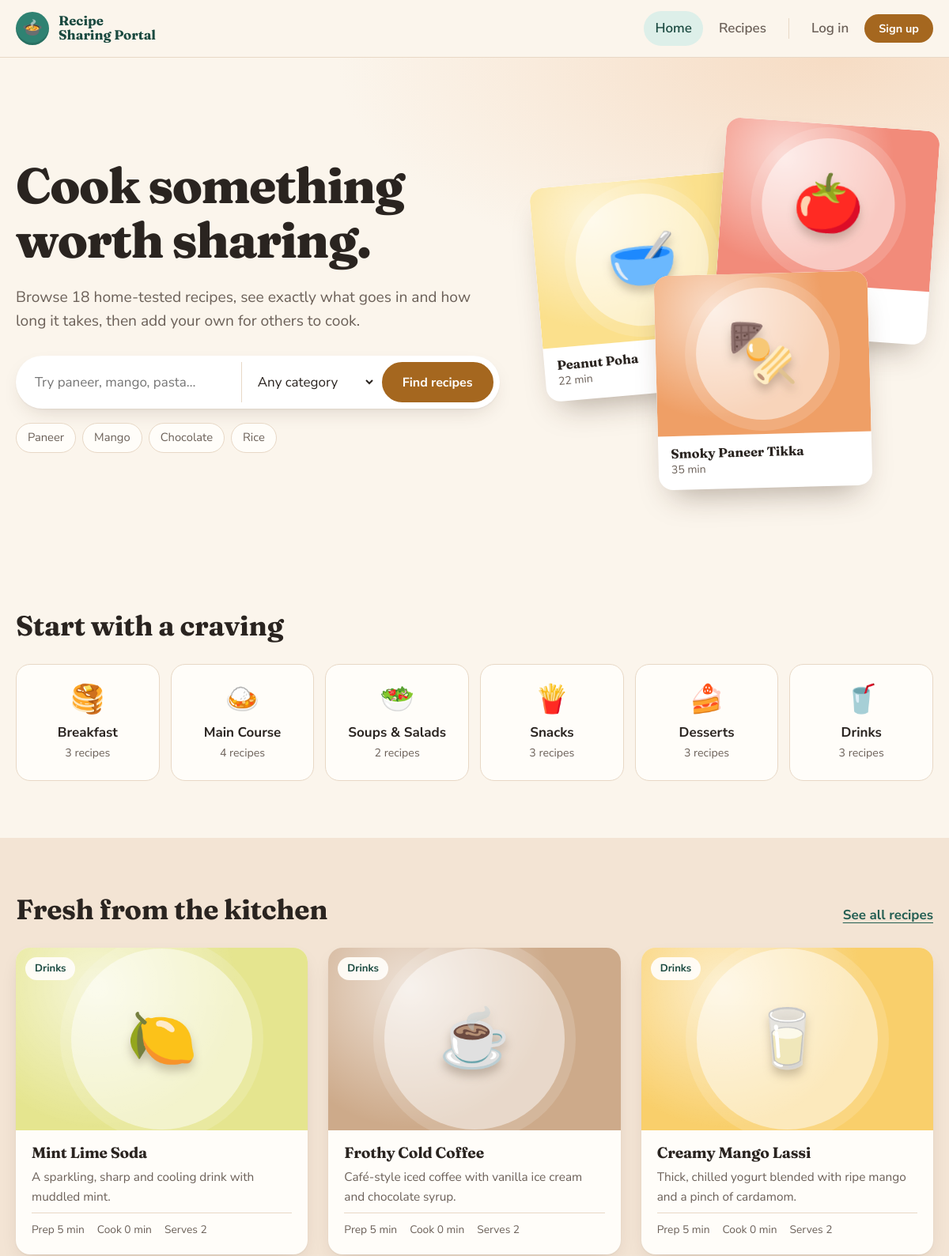
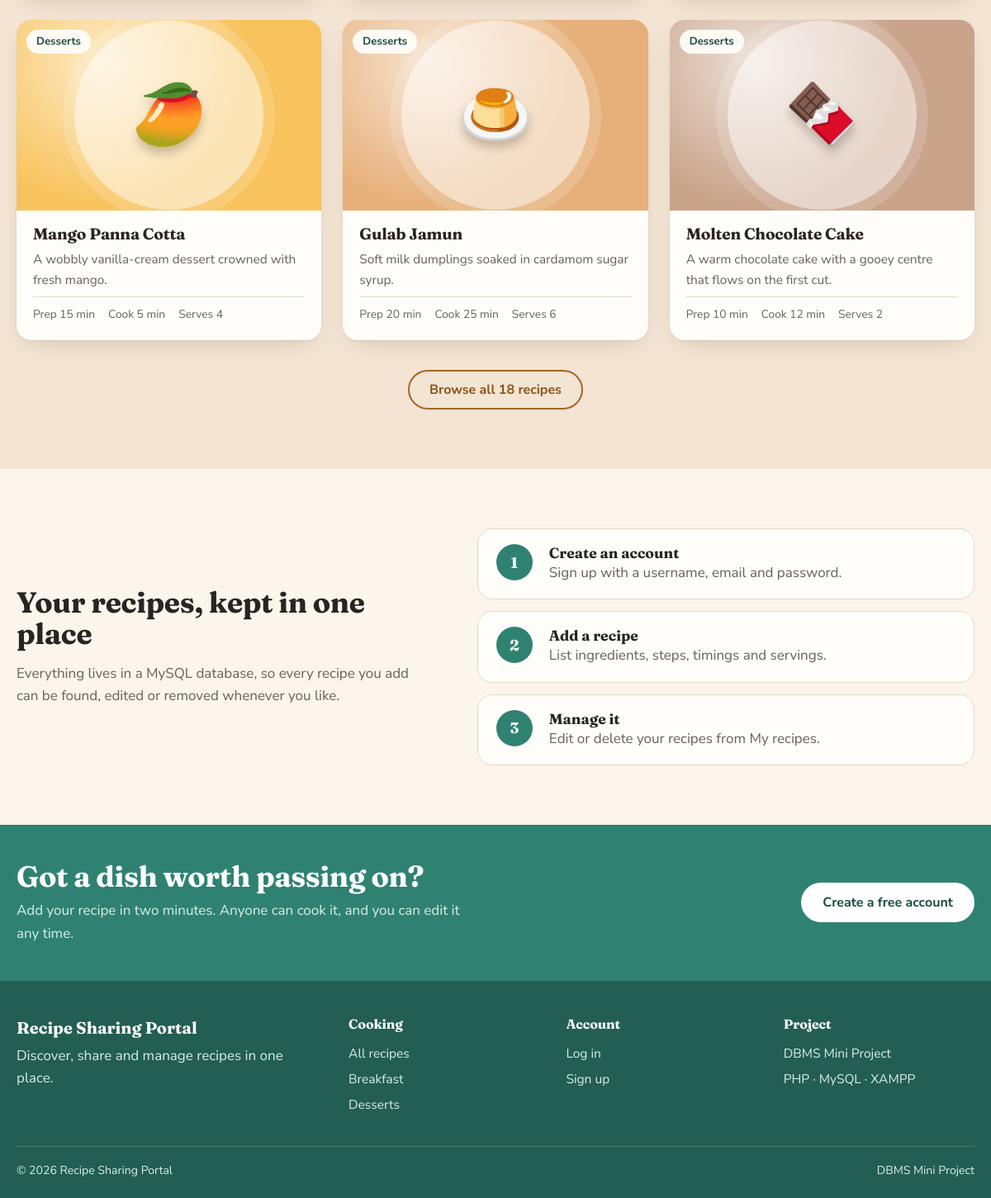
The page / on the database its author committed (2 pictures, top to bottom).
### tables this page shows
CREATE TABLE recipes (
  recipe_id    INT UNSIGNED AUTO_INCREMENT PRIMARY KEY,
  user_id      INT UNSIGNED NOT NULL,
  category_id  INT UNSIGNED NOT NULL,
  title        VARCHAR(120) NOT NULL,
  description  VARCHAR(255) NOT NULL,
  ingredients  TEXT         NOT NULL,    
  instructions TEXT         NOT NULL,    
  prep_time    SMALLINT UNSIGNED NOT NULL DEFAULT 0,   
  cook_time    SMALLINT UNSIGNED NOT NULL DEFAULT 0,   
  servings     TINYINT  UNSIGNED NOT NULL DEFAULT 2,
  emoji        VARCHAR(8)   NOT NULL DEFAULT '🍽️',
  color        CHAR(7)      NOT NULL DEFAULT '#F4C9A0',
  image_url    VARCHAR(500) NULL,
  created_at   TIMESTAMP    NOT NULL DEFAULT CURRENT_TIMESTAMP,
  CONSTRAINT fk_recipe_user     FOREIGN KEY (user_id)     REFERENCES users(user_id)           ON DELETE CASCADE,
  CONSTRAINT fk_recipe_category FOREIGN KEY (category_id) REFERENCES categories(category_id)  ON DELETE RESTRICT,
  INDEX idx_recipe_title (title),
  INDEX idx_recipe_category (category_id)
);

CREATE TABLE categories (
  category_id INT UNSIGNED AUTO_INCREMENT PRIMARY KEY,
  name        VARCHAR(40) NOT NULL UNIQUE,
  emoji       VARCHAR(8)  NOT NULL DEFAULT '🍽️'
);

### index.php (the view, shortened to what this page needs)
<?php
require 'config.php';
$bodyClass = 'home';
$cats    = categories();
$latest  = db()->query(recipe_select() . ' ORDER BY r.created_at DESC, r.recipe_id DESC LIMIT 6')->fetchAll();
$collage = db()->query(recipe_select() . ' ORDER BY RAND() LIMIT 3')->fetchAll();
$stats   = db()->query('SELECT (SELECT COUNT(*) FROM recipes) AS recipes,
                               (SELECT COUNT(*) FROM categories) AS cats,
                               (SELECT COUNT(*) FROM users) AS cooks')->fetch();
require 'includes/header.php';
?>
<section class="hero">
  <div class="wrap hero-grid">
    <div class="hero-copy">
      <h1>Cook something worth sharing.</h1>
      <p class="lead">Browse <?= (int)$stats['recipes'] ?> home-tested recipes, see exactly what goes in and how long it takes, then add your own for others to cook.</p>
      <form class="hero-search" action="recipes.php" method="get" role="search">
        <input id="hq" type="search" name="q" placeholder="Try paneer, mango, pasta…" autocomplete="off">
        <select name="cat" aria-label="Category">
          <option value="0">Any category</option>
        </select>
        <button class="btn" type="submit">Find recipes</button>
      </form>
      <div class="chips">
        <?php foreach (['Paneer', 'Mango', 'Chocolate', 'Rice'] as $t): ?>
          <a href="recipes.php?q=<?= e(strtolower($t)) ?>"><?= e($t) ?></a>
        <?php endforeach; ?>
      </div>
    </div>
    <div class="hero-stack" aria-hidden="true">
      <?php foreach ($collage as $i => $r): ?>
        <a tabindex="-1" class="stack-card s<?= $i + 1 ?>" href="recipe.php?id=<?= (int)$r['recipe_id'] ?>">
          <div class="card-art" style="--c:<?= e($r['color']) ?>"><span class="plate"><?= e($r['emoji']) ?></span></div>
          <div class="stack-label"><strong><?= e($r['title']) ?></strong><span><?= e(total_time($r)) ?></span></div>
        </a>
      <?php endforeach; ?>
    </div>
  </div>
</section>
<section class="section">
  <div class="wrap">
    <div class="section-head">
      <h2>Start with a craving</h2>
    </div>
    <div class="cat-row">
      <?php foreach ($cats as $c): ?>
        <a class="cat" href="recipes.php?cat=<?= (int)$c['category_id'] ?>">
          <span class="cat-emoji"><?= e($c['emoji']) ?></span>
          <strong><?= e($c['name']) ?></strong>
          <small><?= (int)$c['total'] ?> recipes</small>
        </a>
      <?php endforeach; ?>
    </div>
  </div>
</section>
<section class="section section-tint">
  <div class="wrap">
    <div class="section-head">
      <h2>Fresh from the kitchen</h2>
      <a class="link" href="recipes.php">See all recipes</a>
    </div>
    <div class="grid">
      <?php foreach ($latest as $r) { echo recipe_card($r); } ?>
    </div>
    <div class="center"><a class="btn btn-ghost" href="recipes.php">Browse all <?= (int)$stats['recipes'] ?> recipes</a></div>
  </div>
</section>
<section class="section">
  <div class="wrap how">
    <div class="how-intro">
      <h2>Your recipes, kept in one place</h2>
      <p>Everything lives in a MySQL database, so every recipe you add can be found, edited or removed whenever you like.</p>
    </div>
    <ol class="steps-list">
      <li><strong>Create an account</strong><span>Sign up with a username, email and password.</span></li>
      <li><strong>Add a recipe</strong><span>List ingredients, steps, timings and servings.</span></li>
      <li><strong>Manage it</strong><span>Edit or delete your recipes from My recipes.</span></li>
    </ol>
  </div>
</section>
<?php require 'includes/footer.php'; ?>

### includes/header.php (shortened to what this page needs)
<?php
$bodyClass = $bodyClass ?? '';
$current = basename($_SERVER['SCRIPT_NAME']);
?>
<!doctype html>
<html lang="en">
<head>
<link rel="stylesheet" href="assets/css/style.css">
</head>
<body class="<?= e($bodyClass) ?>">
<header class="site-header">
  <div class="wrap nav">
    <a class="brand" href="index.php" aria-label="<?= e(SITE_NAME) ?> home">
      <span class="brand-mark">🍲</span>
      <span class="brand-text">Recipe<br>Sharing Portal</span>
    </a>
    <nav id="nav-links" class="nav-links">
      <a href="index.php"   class="<?= $current === 'index.php' ? 'on' : '' ?>">Home</a>
      <a href="recipes.php" class="<?= in_array($current, ['recipes.php', 'recipe.php']) ? 'on' : '' ?>">Recipes</a>
      <?php if (logged_in()): ?>
        <span class="who" title="Signed in as <?= e($_SESSION['username']) ?>"><i><?= e(strtoupper(substr($_SESSION['username'], 0, 1))) ?></i><?= e($_SESSION['username']) ?></span>
        <a class="btn btn-ghost btn-sm" href="logout.php">Log out</a>
      <?php else: ?>
        <a href="login.php" class="<?= $current === 'login.php' ? 'on' : '' ?>">Log in</a>
        <a class="btn btn-sm" href="register.php">Sign up</a>
      <?php endif; ?>
    </nav>
  </div>
</header>
<main id="main">

### config.php (shortened to what this page needs)
<?php
function db(): PDO {
    static $pdo = null;
    if ($pdo === null) {
        try {
            $pdo = new PDO(
                'mysql:host=' . DB_HOST . ';dbname=' . DB_NAME . ';charset=utf8mb4',
                DB_USER, DB_PASS,
                [PDO::ATTR_ERRMODE => PDO::ERRMODE_EXCEPTION, PDO::ATTR_DEFAULT_FETCH_MODE => PDO::FETCH_ASSOC]
            );
        } catch (PDOException $ex) {
            http_response_code(500);
            echo '<body style="font-family:sans-serif;max-width:560px;margin:15vh auto;padding:0 20px">'
               . '<h1>Database not found</h1><p>Start Apache and MySQL in XAMPP, then import <code>schema.sql</code> '
               . 'in phpMyAdmin. For a hosted deployment, configure the database environment variables.</p></body>';
            exit;
        }
    }
    return $pdo;
}
function e($value): string { return htmlspecialchars((string)$value, ENT_QUOTES, 'UTF-8'); }
function logged_in(): bool { return !empty($_SESSION['user_id']); }
function total_time(array $r): string {
    $m = (int)$r['prep_time'] + (int)$r['cook_time'];
    return $m . ' min';
}
function recipe_select(): string {
    return 'SELECT r.*, c.name AS category, c.emoji AS cat_emoji, u.username
            FROM recipes r
            JOIN categories c ON c.category_id = r.category_id
            JOIN users u ON u.user_id = r.user_id';
}
function safe_image(?string $url): string {
    $url = trim((string)$url);
    return preg_match('#^https?://#i', $url) ? $url : '';
}
function recipe_card(array $r): string {
    $img = safe_image($r['image_url'] ?? '');
    $photo = $img ? '<img src="' . e($img) . '" alt="" loading="lazy" onerror="this.remove()">' : '';
    return '<a class="card" href="recipe.php?id=' . (int)$r['recipe_id'] . '">'
         . '<div class="card-art" style="--c:' . e($r['color']) . '"><span class="plate">' . e($r['emoji']) . '</span>' . $photo
         . '<span class="card-tag">' . e($r['category']) . '</span></div>'
         . '<div class="card-body"><h3>' . e($r['title']) . '</h3>'
         . '<p>' . e($r['description']) . '</p>'
         . '<div class="card-meta"><span>Prep ' . (int)$r['prep_time'] . ' min</span>'
         . '<span>Cook ' . (int)$r['cook_time'] . ' min</span>'
         . '<span>Serves ' . (int)$r['servings'] . '</span></div></div></a>';
}
function categories(): array {
    return db()->query('SELECT c.*, COUNT(r.recipe_id) AS total
                        FROM categories c LEFT JOIN recipes r ON r.category_id = c.category_id
                        GROUP BY c.category_id ORDER BY c.category_id')->fetchAll();
}

### includes/footer.php (shortened to what this page needs)
</main>
<footer class="site-footer">
  <div class="footer-top">
    <div class="wrap footer-cta">
      <div>
        <h2>Got a dish worth passing on?</h2>
        <p>Add your recipe in two minutes. Anyone can cook it, and you can edit it any time.</p>
      </div>
      <a class="btn btn-light" href="<?= logged_in() ? 'add_recipe.php' : 'register.php' ?>"><?= logged_in() ? 'Add a recipe' : 'Create a free account' ?></a>
    </div>
  </div>
  <div class="footer-bottom">
    <div class="wrap footer-grid">
      <div class="footer-brand">
        <strong><?= e(SITE_NAME) ?></strong>
        <p>Discover, share and manage recipes in one place.</p>
      </div>
      <div>
        <h4>Cooking</h4>
        <a href="recipes.php">All recipes</a>
        <a href="recipes.php?cat=1">Breakfast</a>
        <a href="recipes.php?cat=5">Desserts</a>
      </div>
      <div>
        <h4>Account</h4>
        <?php if (logged_in()): ?>
          <a href="my_recipes.php">My recipes</a>
          <a href="add_recipe.php">Add recipe</a>
          <a href="logout.php">Log out</a>
        <?php else: ?>
          <a href="login.php">Log in</a>
          <a href="register.php">Sign up</a>
        <?php endif; ?>
      </div>
      <div>
        <h4>Project</h4>
        <span>DBMS Mini Project</span>
        <span>PHP · MySQL · XAMPP</span>
      </div>
    </div>
    <div class="wrap footer-base"><span>© <?= date('Y') ?> <?= e(SITE_NAME) ?></span><span>DBMS Mini Project</span></div>
  </div>
</footer>
</body>
</html>

### rows shown on the page
recipes: emoji "🥣", title "Peanut Poha", total_time($r) "22 min"
recipes: emoji "🍅"
recipes: emoji "🍢", title "Smoky Paneer Tikka", total_time($r) "35 min"
categories: emoji "🥞", name "Breakfast", total "3"
categories: emoji "🍛", name "Main Course", total "4"
categories: emoji "🥗", name "Soups & Salads", total "2"
categories: emoji "🍟", name "Snacks", total "3"
categories: emoji "🍰", name "Desserts", total "3"
categories: emoji "🥤", name "Drinks", total "3"
recipes: emoji "🍋", category.name "Drinks", title "Mint Lime Soda", description "A sparkling, sharp and cooling drink with muddled mint.", prep_time "5", cook_time "0", servings "2"
recipes: emoji "☕", category.name "Drinks", title "Frothy Cold Coffee", description "Café-style iced coffee with vanilla ice cream and chocolate syrup.", prep_time "5", cook_time "0", servings "2"
recipes: emoji "🥛", category.name "Drinks", title "Creamy Mango Lassi", description "Thick, chilled yogurt blended with ripe mango and a pinch of cardamom.", prep_time "5", cook_time "0", servings "2"
recipes: emoji "🥭", category.name "Desserts", title "Mango Panna Cotta", description "A wobbly vanilla-cream dessert crowned with fresh mango.", prep_time "15", cook_time "5", servings "4"
recipes: emoji "🍮", category.name "Desserts", title "Gulab Jamun", description "Soft milk dumplings soaked in cardamom sugar syrup.", prep_time "20", cook_time "25", servings "6"
recipes: emoji "🍫", category.name "Desserts", title "Molten Chocolate Cake", description "A warm chocolate cake with a gooey centre that flows on the first cut.", prep_time "10", cook_time "12", servings "2"

### other values the page prints
$stats['recipes'] "18"
$t "Paneer"
$t "Mango"
$t "Chocolate"
$t "Rice"
SITE_NAME "Recipe Sharing Portal"
